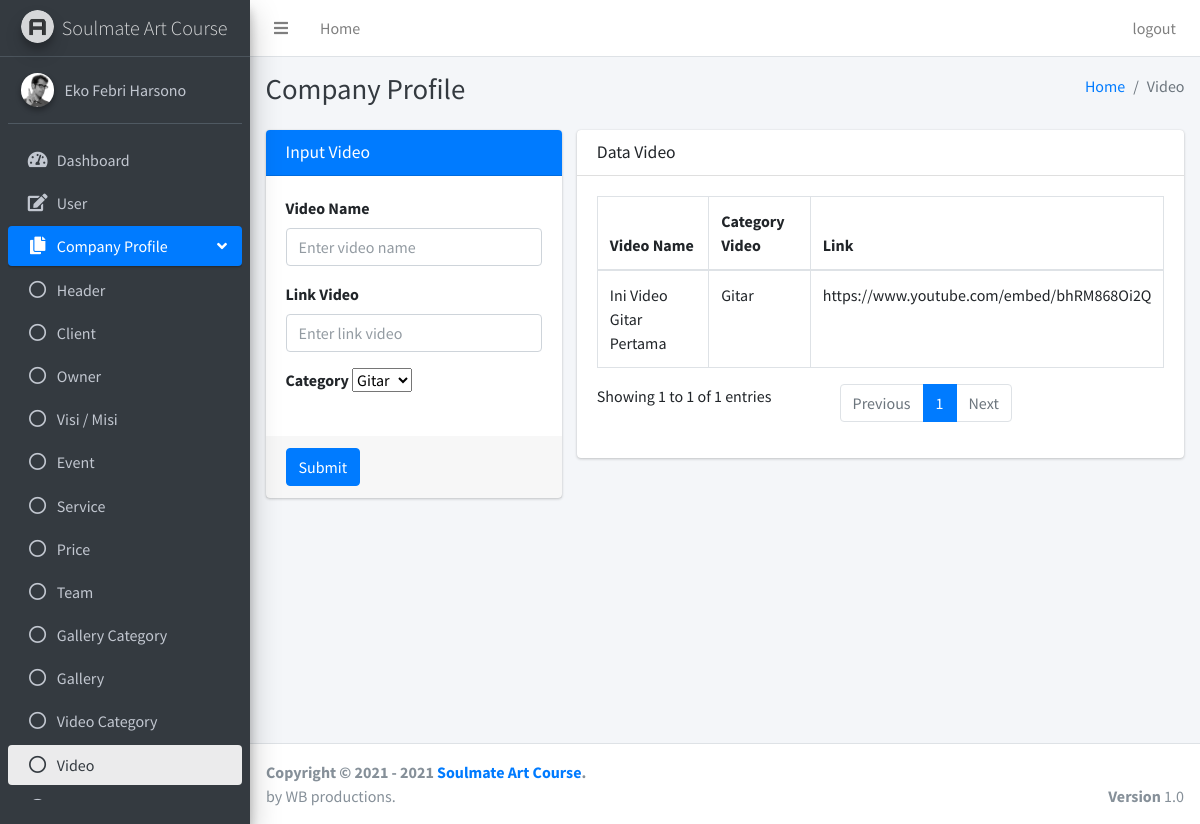
The page /pages/companyProfile/video.php (signed in) on the database its author committed.
### tables this page shows
CREATE TABLE `video` (
  `id_video` int(11) NOT NULL,
  `id_video_category` int(11) NOT NULL,
  `video_name` varchar(50) NOT NULL,
  `link` text NOT NULL
);

CREATE TABLE `video_category` (
  `id_video_category` int(11) NOT NULL,
  `category_name` varchar(50) NOT NULL
);

### pages/companyProfile/video.php (the view, shortened to what this page needs)
<?php
if ($_SESSION["id"] == null || $_SESSION["id"] == "") {
    header('Location: ../../login.php?status=4');
} else {
    $conn = OpenCon(); ?>
    <!DOCTYPE html>
    <html>
    <head>
        <link rel="stylesheet" href="../../plugins/fontawesome-free/css/all.min.css">
        <link rel="stylesheet" href="https://code.ionicframework.com/ionicons/2.0.1/css/ionicons.min.css">
        <link rel="stylesheet" href="../../plugins/sweetalert2-theme-bootstrap-4/bootstrap-4.min.css">
        <link rel="stylesheet" href="../../plugins/toastr/toastr.min.css">
        <link rel="stylesheet" href="../../dist/css/adminlte.min.css">
    </head>
    <body class="hold-transition sidebar-mini layout-fixed">
        <div class="wrapper">
            <?php include '../dashboard/navbar.php'; ?>
            <?php include '../sidebar/sidebarVideo.php'; ?>
            <div class="content-wrapper">
                <div class="content-header">
                    <div class="container-fluid">
                        <div class="row mb-2">
                            <div class="col-sm-6">
                                <h1 class="m-0 text-dark">Company Profile</h1>
                            </div>
                            <div class="col-sm-6">
                                <ol class="breadcrumb float-sm-right">
                                    <li class="breadcrumb-item"><a href="#">Home</a></li>
                                    <li class="breadcrumb-item active">Video</li>
                                </ol>
                            </div>
                        </div>
                    </div>
                </div>
                <section class="content">
                    <div class="container-fluid justify-content-center">
                        <div class="row">
                            <div class="col-md-4">
                                <div class="card card-primary">
                                    <div class="card-header">
                                        <h3 class="card-title">Input Video</h3>
                                    </div>
                                    <form role="form" enctype="multipart/form-data" method="POST" action="../../php/companyProfile/videoActions.php">
                                        <div class="card-body">
                                            <div class="form-group">
                                                <label for="exampleInputEmail1">Video Name</label>
                                                <input type="text" class="form-control" name="video_name" placeholder="Enter video name" required>
                                            </div>
                                            <div class="form-group">
                                                <label for="exampleInputEmail1">Link Video</label>
                                                <input type="text" class="form-control" name="link" placeholder="Enter link video" required>
                                            </div>
                                            <div class="form-group">
                                                <label for="exampleInputEmail1">Category</label>
                                                <select name="id_video_category" required>
                                                    <?php
                                                    $sql = "SELECT * FROM `video_category`";
                                                    $res = mysqli_query($conn, $sql);
                                                    while ($row = mysqli_fetch_array($res)) {
                                                    ?>
                                                        <option value="<?php echo $row['id_video_category']; ?>">
                                                            <?php echo $row['category_name']; ?></option>
                                                    <?php } ?>
                                                </select>
                                            </div>
                                        </div>
                                        <div class="card-footer">
                                            <button type="submit" class="btn btn-primary" name="submitInsertVideo">Submit</button>
                                        </div>
                                    </form>
                                </div>
                            </div>
                            <div class="col-md-8">
                                <div class="card">
                                    <div class="card-header">
                                        <h3 class="card-title">Data Video</h3>
                                    </div>
                                    <div class="card-body">
                                        <?php
                                        $sql = "SELECT video.video_name,video.id_video, video.link, video_category.category_name, video_category.id_video_category FROM `video` join video_category ON video.id_video_category = video_category.id_video_category";
                                        $res = mysqli_query($conn, $sql);
                                        ?>
                                        <table id="example2" class="table table-bordered table-hover">
                                            <thead>
                                                <tr>
                                                    <th>Video Name</th>
                                                    <th>Category Video</th>
                                                    <th>Link</th>
                                                </tr>
                                            </thead>
                                            <tbody>
                                                <?php while ($row = mysqli_fetch_array($res)) { ?>
                                                    <tr>
                                                        <td><?php echo $row['video_name']; ?></td>
                                                        <td><?php echo $row['category_name']; ?></td>
                                                        <td><?php echo $row['link']; ?></td>
                                                    </tr>
                                                <?php } ?>
                                            </tbody>
                                        </table>
                                    </div>
                                </div>
                            </div>
                        </div>
                    </div>
                </section>
            </div>
            <?php include '../dashboard/footer.php'; ?>
        </div>
    </body>
    </html>
<?php } ?>

### rows shown on the page
video: video_name "Ini Video Gitar Pertama", id_video_category.category_name "Gitar", link "https://www.youtube.com/embed/bhRM868Oi2Q"

### other values the page prints
$_SESSION["user_name"] "Eko Febri Harsono"
form field id_video_category "Gitar"
